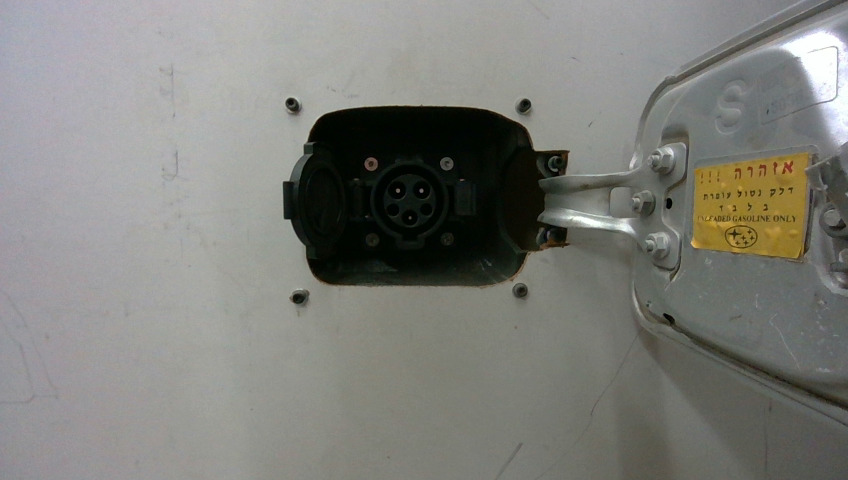
#> input picture testing_dataset/t11.jpg, 848 x 480 px
$ python circledet.py
#> lines starting #> are read from the running program, lines starting #| are printed output that depends on the picture
import numpy as np
import cv2 as cv

img = cv.imread('testing_dataset/t11.jpg')
#> img is the input picture: shape (480, 848, 3); mean B, G, R 121.7, 127, 126.7
img = cv.medianBlur(img, 5)
grey = cv.cvtColor(img, cv.COLOR_BGR2GRAY)
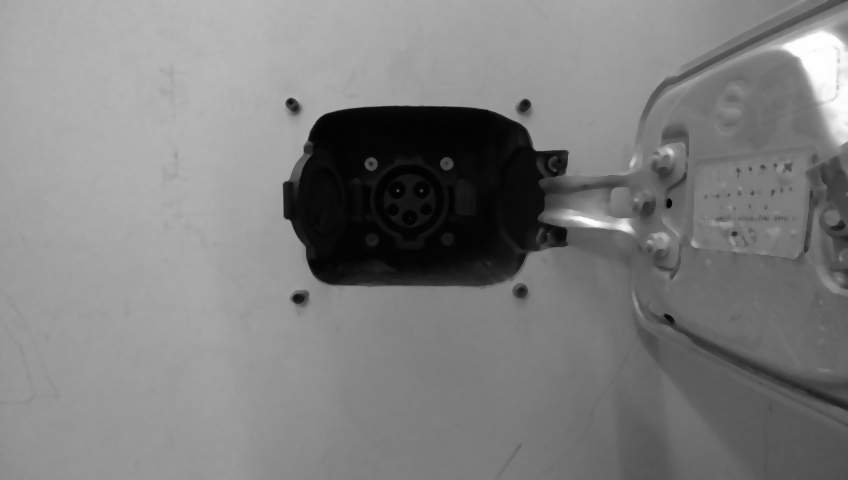
#> grey: shape (480, 848); min 1, max 255, mean 126.4
circles = cv.HoughCircles(grey, cv.HOUGH_GRADIENT, 1, 20, param1=50, param2=30, minRadius=1, maxRadius=40)
#> circles = [[408.5, 199.5, 34.8], [370.5, 163.5, 6.9], [446.5, 163.5, 6.9]]

circles = np.uint16(np.around(circles))
#> circles = [[408, 200, 35], [370, 164, 7], [446, 164, 7]]
for i in circles[0, :]:
    centre = (i[0], i[1])
    print(centre)
    # draw the outer circle
    cv.circle(img, centre, i[2], (0, 255, 0), 2)
    # draw the centre of the circle
    cv.circle(img, centre, 2, (0, 0, 255), 3)
#> this loop made 3 passes
#| (408, 200)
#| (370, 164)
#| (446, 164)
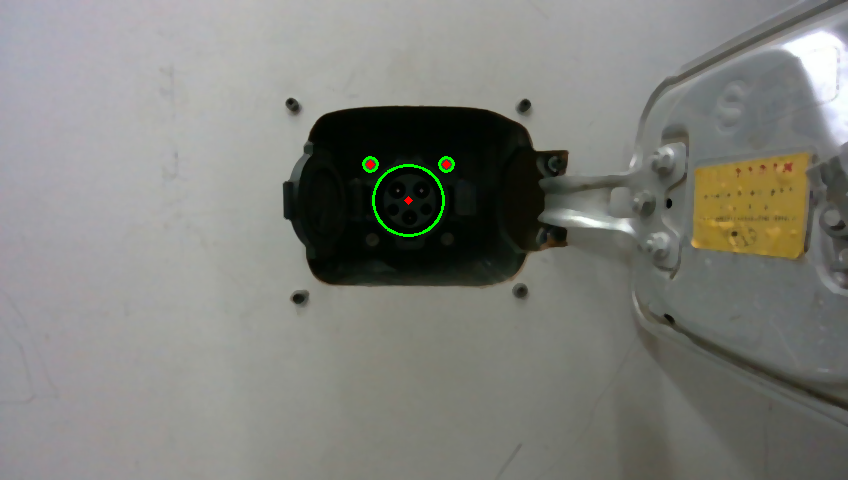
#> img: shape (480, 848, 3); mean B, G, R 121.7, 127.6, 126.8

#centres = [(i[0],i[1]) for i in circles [0,:]]

#for centre in centres:
    #print(centre)

cv.imshow('detected circles', img)
cv.waitKey(0)
cv.destroyAllWindows()

$ run again, with testing_dataset/t1.jpg copied over testing_dataset/t11.jpg
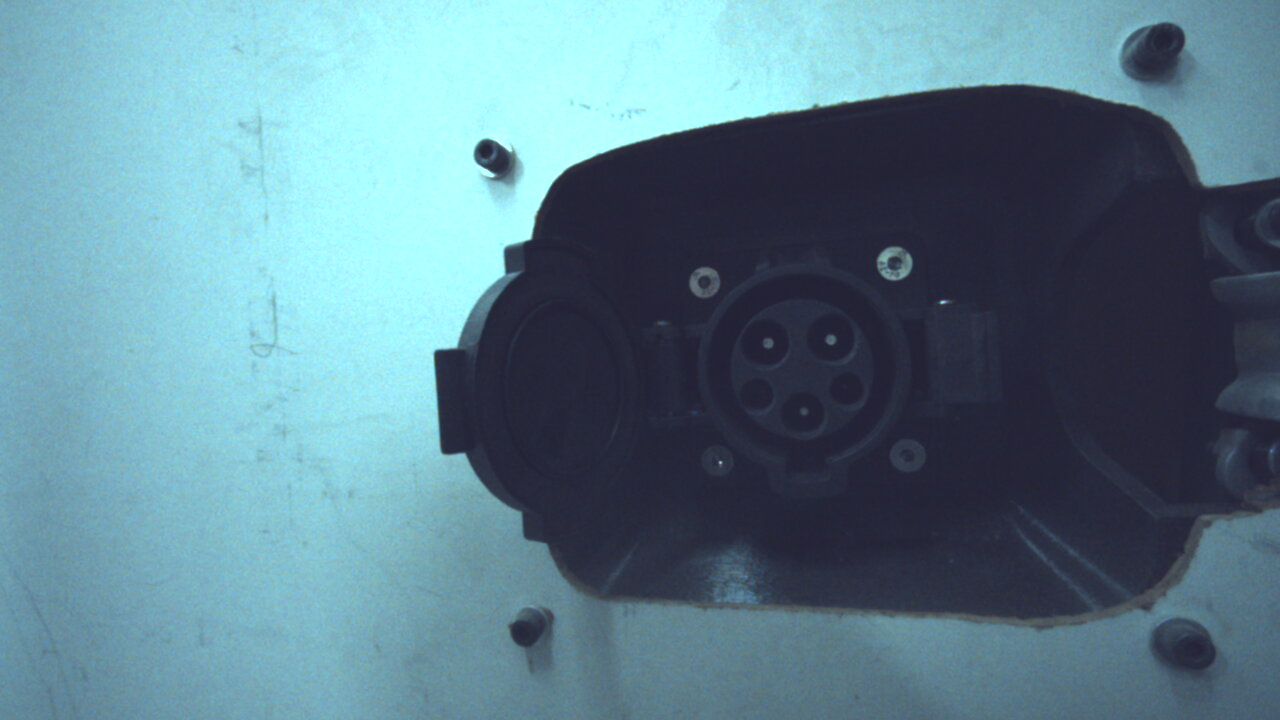
#> input picture testing_dataset/t1.jpg, 1280 x 720 px
#> img is the input picture: shape (720, 1280, 3); mean B, G, R 143, 128.5, 93.9
#> `grey = cv.cvtColor(img, cv.COLOR_BGR2GRAY)`:
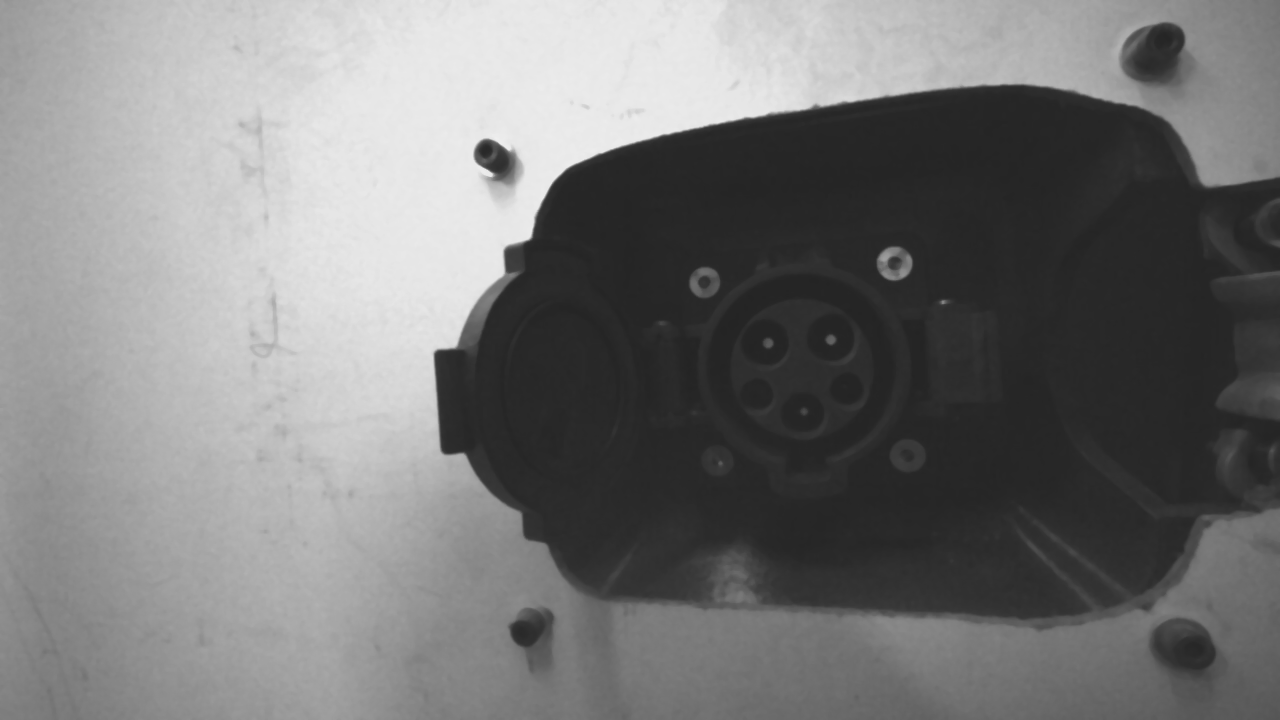
#> grey: shape (720, 1280); min 36, max 239, mean 119.8
#> `circles = cv.HoughCircles(grey, cv.HOUGH_GRADIENT, 1, 20, param1=50, p..`: circles = [[1152.5, 55.5, 30.5], [1182.5, 648.5, 30.3], [704.5, 282.5, 16], [906.5, 456.5, 18], [500.5, 169.5, 21.6], [894.5, 262.5, 7.3]]
#> `circles = np.uint16(np.around(circles))`: circles = [[1152, 56, 30], [1182, 648, 30], [704, 282, 16], [906, 456, 18], [500, 170, 22], [894, 262, 7]]
#> the loop `for i in circles[0, :]:` made 6 passes
#> (printed output is left out)
#> after the loop `for i in circles[0, :]:`:
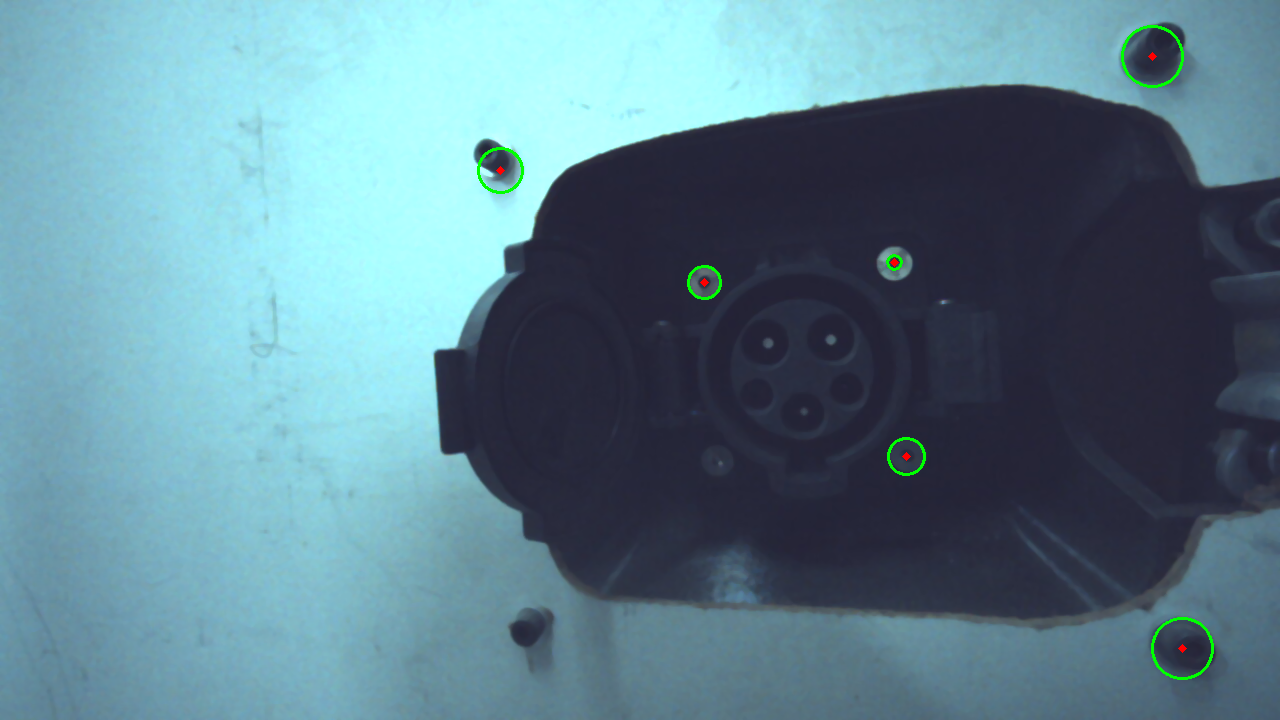
#> img: shape (720, 1280, 3); mean B, G, R 142.8, 128.9, 93.8

$ run again, with testing_dataset/t2.jpg copied over testing_dataset/t11.jpg
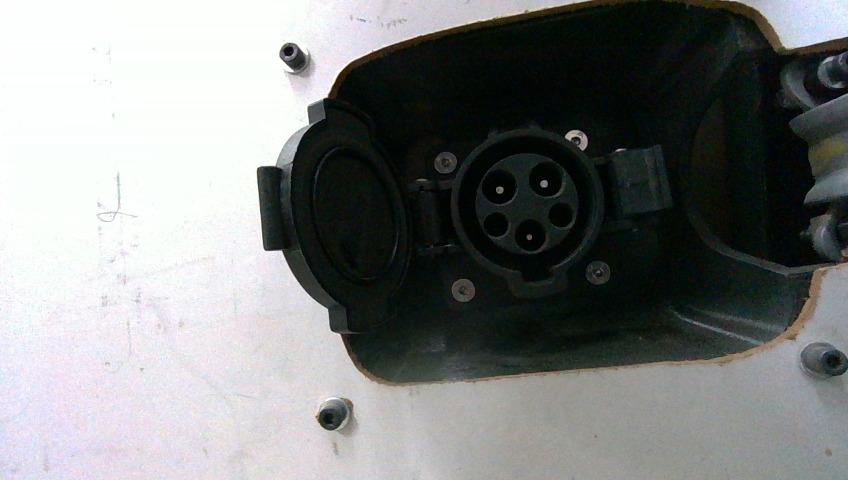
#> input picture testing_dataset/t2.jpg, 848 x 480 px
#> img is the input picture: shape (480, 848, 3); mean B, G, R 127.8, 128.7, 126.3
#> `circles = cv.HoughCircles(grey, cv.HOUGH_GRADIENT, 1, 20, param1=50, p..`: circles = [[529.5, 234.5, 15.5], [560.5, 214.5, 12.4], [547.5, 177.5, 18.5], [499.5, 186.5, 16.7], [832.5, 71.5, 15.2], [819.5, 363.5, 21.3], [462.5, 289.5, 11.3], [445.5, 162.5, 10.6], [494.5, 225.5, 12.2]]
#> `circles = np.uint16(np.around(circles))`: circles = [[530, 234, 16], [560, 214, 12], [548, 178, 18], [500, 186, 17], [832, 72, 15], [820, 364, 21], [462, 290, 11], [446, 162, 11], [494, 226, 12]]
#> the loop `for i in circles[0, :]:` made 9 passes
#> (printed output is left out)
#> after the loop `for i in circles[0, :]:`:
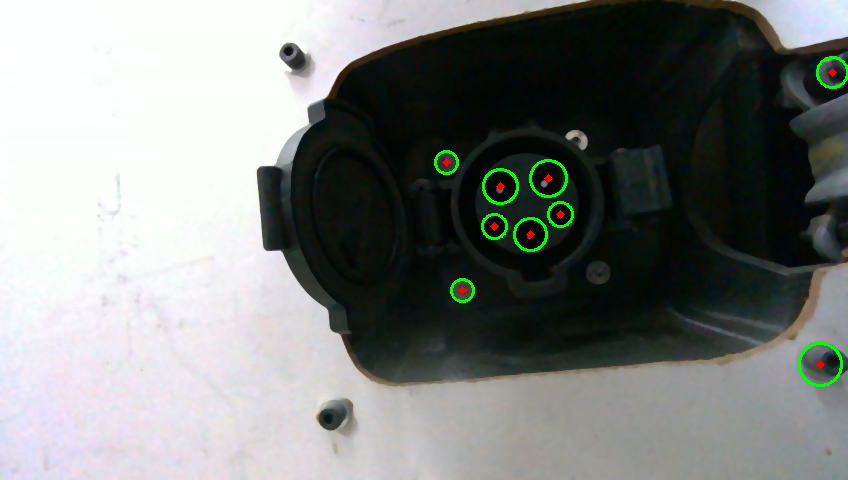
#> img: shape (480, 848, 3); mean B, G, R 127.5, 130, 126.1

$ run again, with testing_dataset/t3.jpg copied over testing_dataset/t11.jpg
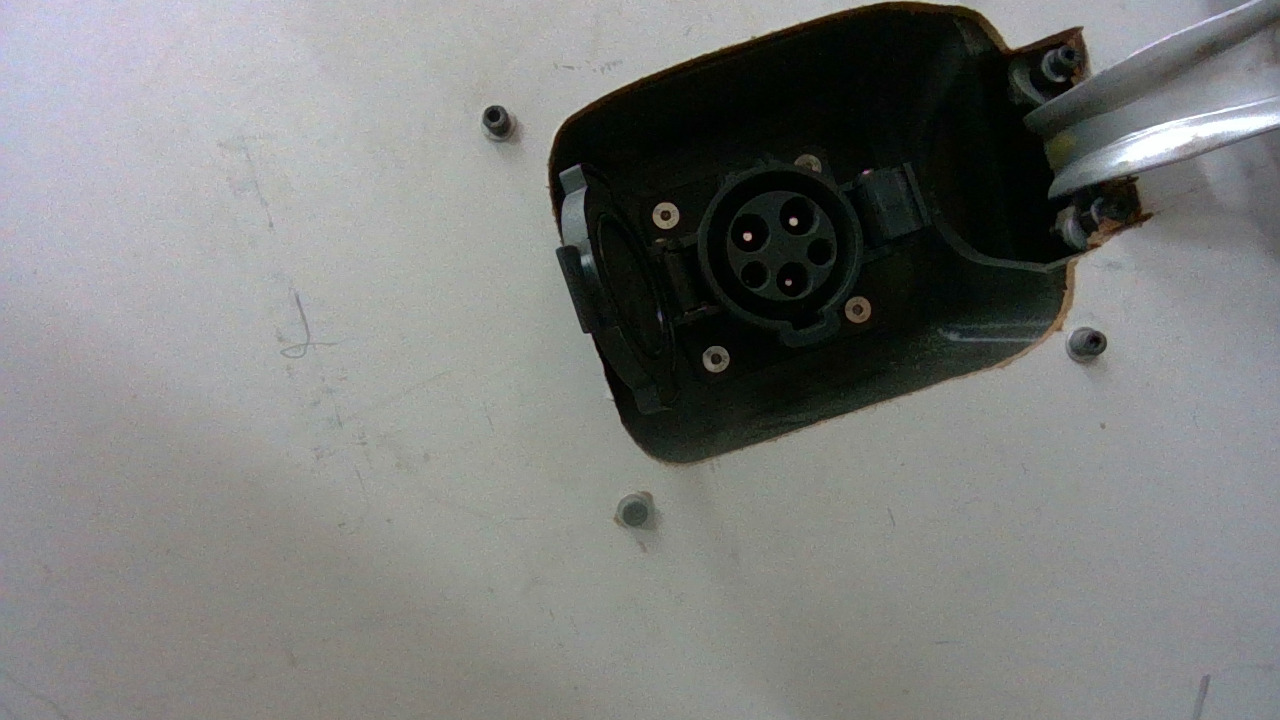
#> input picture testing_dataset/t3.jpg, 1280 x 720 px
#> img is the input picture: shape (720, 1280, 3); mean B, G, R 123.4, 125.1, 123.8
#> `circles = cv.HoughCircles(grey, cv.HOUGH_GRADIENT, 1, 20, param1=50, p..`: circles = [[749.5, 231.5, 18.8], [665.5, 215.5, 13.8], [797.5, 215.5, 18.1], [1067.5, 65.5, 21.3], [819.5, 251.5, 13.2], [753.5, 273.5, 13.1], [635.5, 513.5, 12.2], [793.5, 278.5, 16.9], [1086.5, 345.5, 18.5], [495.5, 116.5, 12.2], [715.5, 358.5, 5.5]]
#> `circles = np.uint16(np.around(circles))`: circles = [[750, 232, 19], [666, 216, 14], [798, 216, 18], [1068, 66, 21], [820, 252, 13], [754, 274, 13], [636, 514, 12], [794, 278, 17], [1086, 346, 18], [496, 116, 12], [716, 358, 6]]
#> the loop `for i in circles[0, :]:` made 11 passes
#> (printed output is left out)
#> after the loop `for i in circles[0, :]:`:
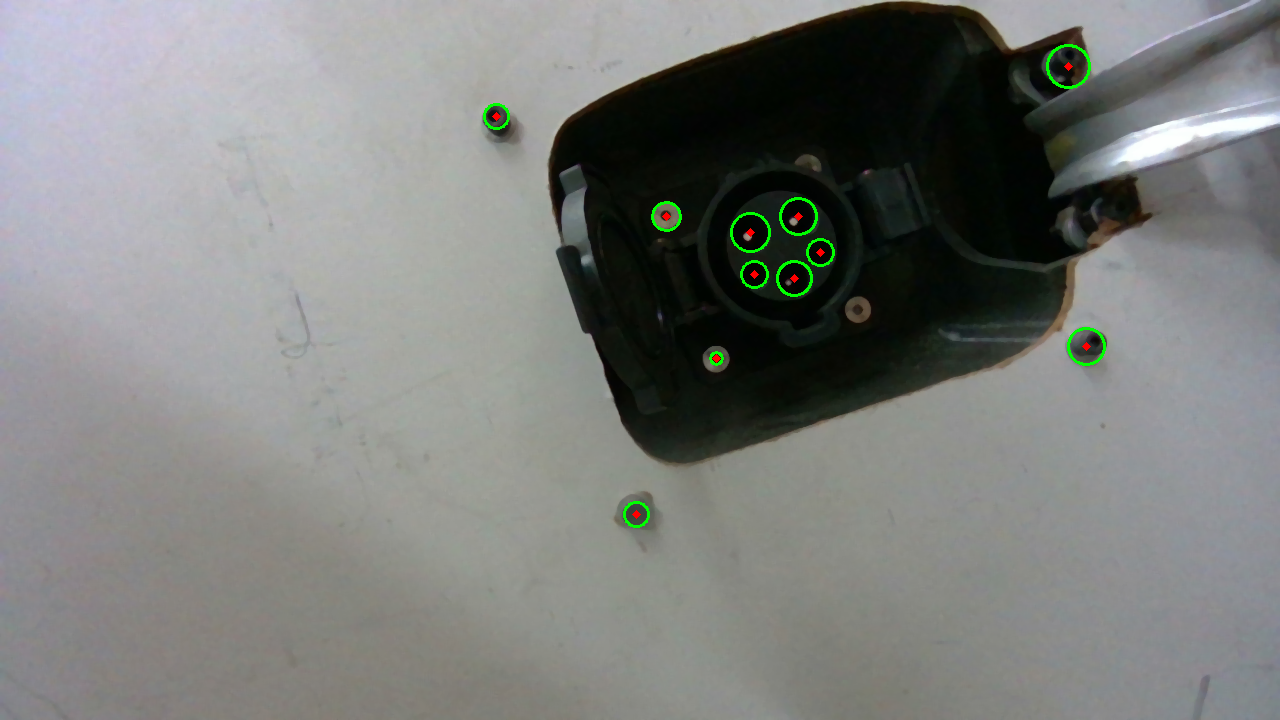
#> img: shape (720, 1280, 3); mean B, G, R 123.2, 125.8, 123.7
